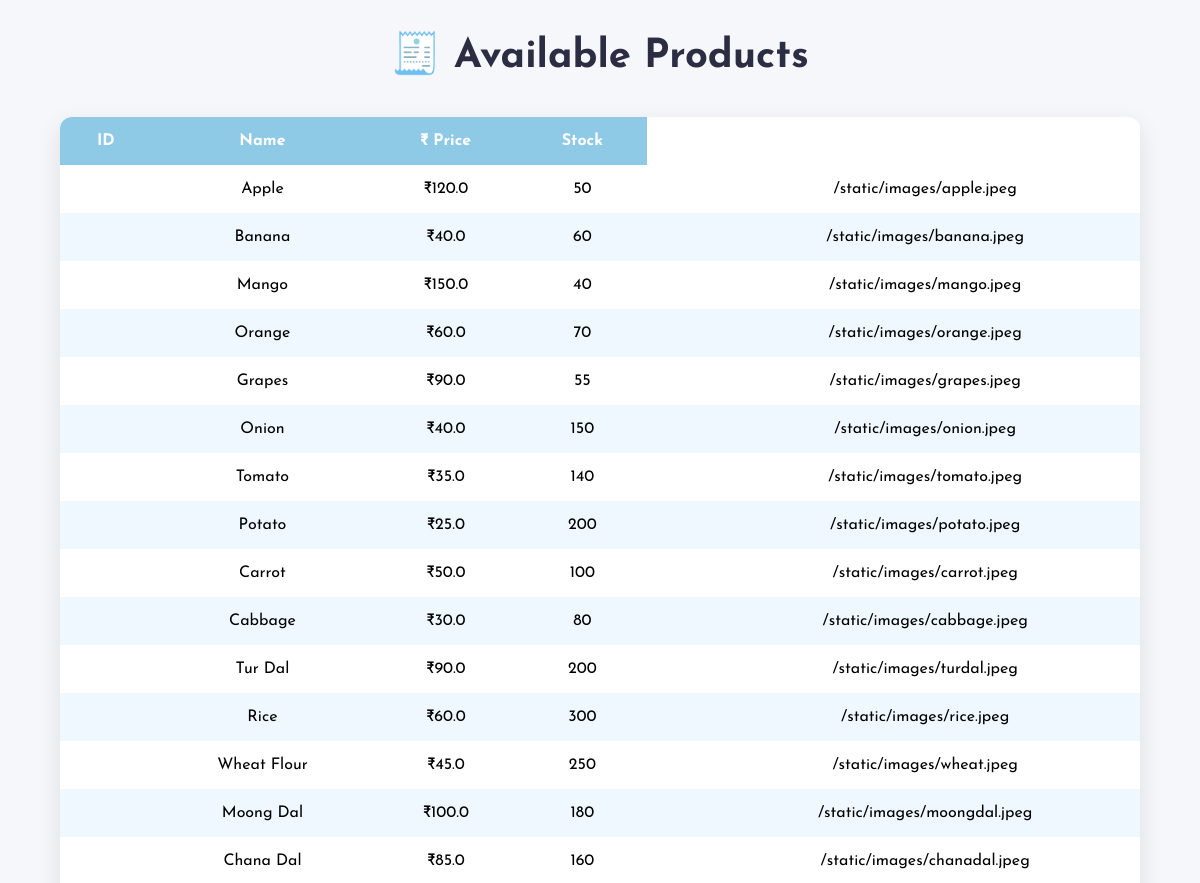
Page /cashier/view_products (upper part) on the earlier database version.
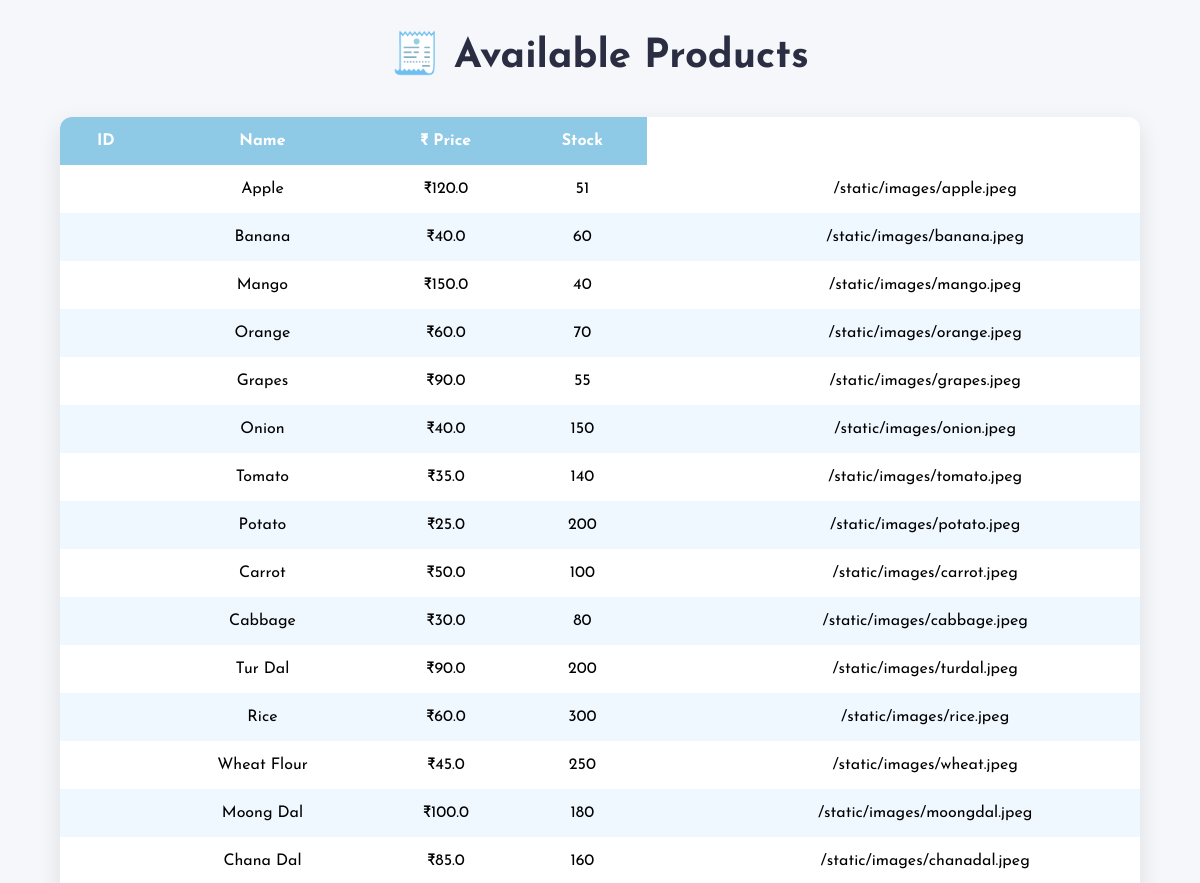
Same page on the later database version.
### tables this page shows
CREATE TABLE products(
            id INTEGER PRIMARY KEY AUTOINCREMENT,
            name TEXT NOT NULL,
            description TEXT,
            price REAL NOT NULL,
            stock INTEGER NOT NULL,
            expiry_date TEXT,
            unit TEXT NOT NULL,
            image_url TEXT,
            category TEXT
        );

### app.py (the view)
@app.route('/cashier/view_products')
def cashier_view_products():
    conn = sqlite3.connect("grocery.db")
    cursor = conn.cursor()
    cursor.execute("SELECT id, name, price, stock,image_url FROM products")
    products = cursor.fetchall()
    conn.close()
    return render_template('cashier_view_products.html', products=products)

### templates/cashier_view_products.html (shortened to what this page needs)
<!DOCTYPE html>
<html lang="en">
<head>
</head>
<body>
    <h2>🧾 Available Products</h2>
    <div class="table-container">
        <table>
            <thead>
                <tr>
                    <th>ID</th>
                    <th>Name</th>
                    <th>₹ Price</th>
                    <th>Stock</th>
                </tr>
            </thead>
            <tbody>
                {% for product in products %}
                <tr class="product-row {% if loop.index <= 2 %}top-row{% endif %}">
                    <td>
                    </td>
                    <td>{{ product[1] }}</td>
                    <td>₹{{ product[2] }}</td>
                    <td>{{ product[3] }}</td>
                    <td>{{ product[5] }}</td>
                    <td>{{ product[4] or '—' }}</td>
                </tr>
                {% endfor %}
            </tbody>
        </table>
    </div>
</body>
</html>

### templates/cashier_view_products.html (style rules this page uses)
body { background: #f5f7fa; font-family: 'Josefin Sans', sans-serif; margin: 0; padding: 0; }
h2 { text-align: center; color: #2b2d42; margin-top: 30px; font-size: 2.5rem; }
.table-container { width: 90%; margin: 40px auto; position: relative; }
table { width: 100%; border-collapse: collapse; background-color: #ffffff; box-shadow: 0 8px 24px rgba(0, 0, 0, 0.1); border-radius: 12px; overflow: hidden; z-index: 1; }
thead { background-color: #8ecae6; color: #ffffff; }
th, td { padding: 16px 20px; text-align: center; font-size: 1rem; position: relative; z-index: 1; }
tr:nth-child(even) { background-color: #f0f8ff; }
.product-row { position: relative; }

Differences in the rows shown:
changed products "Apple": stock "50" → "51"
